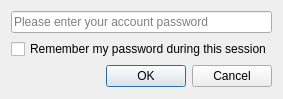
<?xml version="1.0" encoding="UTF-8"?>
<ui version="4.0">
 <class>PasswordAskerDialog</class>
 <widget class="QDialog" name="PasswordAskerDialog">
  <property name="geometry">
   <rect>
    <x>0</x>
    <y>0</y>
    <width>274</width>
    <height>99</height>
   </rect>
  </property>
  <property name="windowTitle">
   <string>Password</string>
  </property>
  <layout class="QVBoxLayout" name="verticalLayout">
   <item>
    <widget class="QLineEdit" name="edit_password">
     <property name="echoMode">
      <enum>QLineEdit::Password</enum>
     </property>
     <property name="placeholderText">
      <string>Please enter your account password</string>
     </property>
    </widget>
   </item>
   <item>
    <layout class="QHBoxLayout" name="horizontalLayout">
     <item>
      <widget class="QCheckBox" name="check_remember">
       <property name="text">
        <string>Remember my password during this session</string>
       </property>
      </widget>
     </item>
    </layout>
   </item>
   <item>
    <widget class="QDialogButtonBox" name="buttonBox">
     <property name="orientation">
      <enum>Qt::Horizontal</enum>
     </property>
     <property name="standardButtons">
      <set>QDialogButtonBox::Cancel|QDialogButtonBox::Ok</set>
     </property>
    </widget>
   </item>
  </layout>
 </widget>
 <resources/>
 <connections>
  <connection>
   <sender>buttonBox</sender>
   <signal>accepted()</signal>
   <receiver>PasswordAskerDialog</receiver>
   <slot>accept()</slot>
   <hints>
    <hint type="sourcelabel">
     <x>248</x>
     <y>254</y>
    </hint>
    <hint type="destinationlabel">
     <x>157</x>
     <y>274</y>
    </hint>
   </hints>
  </connection>
  <connection>
   <sender>buttonBox</sender>
   <signal>rejected()</signal>
   <receiver>PasswordAskerDialog</receiver>
   <slot>reject()</slot>
   <hints>
    <hint type="sourcelabel">
     <x>316</x>
     <y>260</y>
    </hint>
    <hint type="destinationlabel">
     <x>286</x>
     <y>274</y>
    </hint>
   </hints>
  </connection>
 </connections>
</ui>
